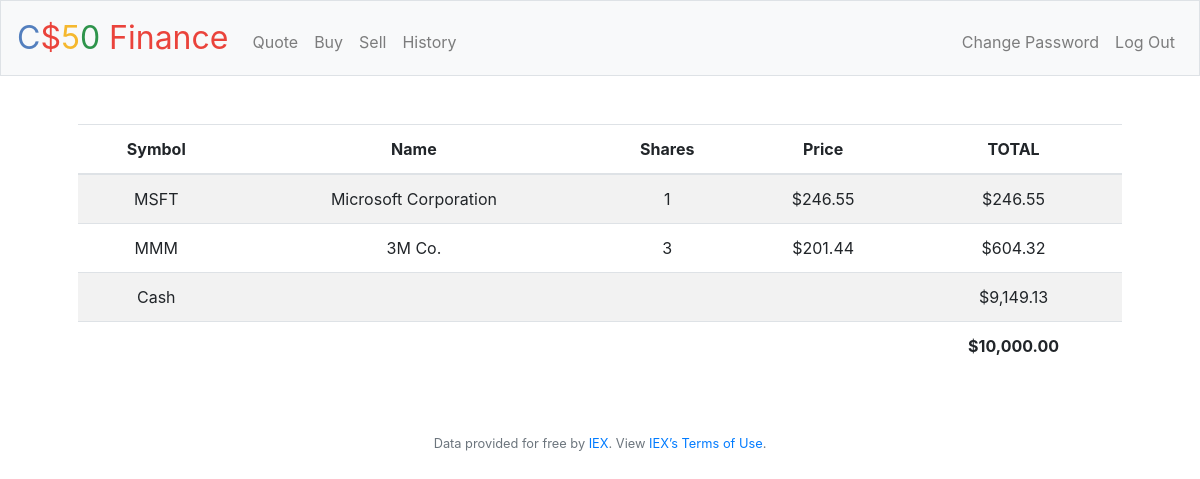
The page / (signed in) on the database its author committed.
### tables this page shows
CREATE TABLE purchases (person_id INTEGER NOT NULL, name TEXT NOT NULL, symbol TEXT NOT NULL, shares NUMERIC NOT NULL, price NUMERIC NOT NULL, buy BOOLEAN, sell BOOLEAN, total NUMERIC NOT NULL, transaction_date TEXT NOT NULL, FOREIGN KEY (person_id) REFERENCES users(id));

### application.py (the view)
@app.route("/")
@login_required
def index():
    items = db.execute("SELECT symbol, name, shares, price, total FROM purchases WHERE person_id = ?", session["user_id"])
    if not items:
        return apology("No data to display", 200)
    cash = 0.0
    money = db.execute("SELECT cash FROM users WHERE id = ?", session["user_id"])
    for entry in money:
        cash = entry["cash"]
    info = db.execute("SELECT SUM(total) FROM purchases WHERE person_id = ?", session["user_id"])
    for item in info:
        total = item["SUM(total)"]
        break
    TOTAL = cash + total
    return render_template("index.html", items=items, cash=usd(cash), TOTAL=usd(TOTAL))

### application.py (called while the page is built)
@app.after_request
def after_request(response):
    response.headers["Cache-Control"] = "no-cache, no-store, must-revalidate"
    response.headers["Expires"] = 0
    response.headers["Pragma"] = "no-cache"
    return response

### helpers.py (called while the page is built)
def login_required(f):
    @wraps(f)
    def decorated_function(*args, **kwargs):
        if session.get("user_id") is None:
            return redirect("/login")
        return f(*args, **kwargs)
    return decorated_function

def usd(value):
    return f"${value:,.2f}"

### templates/index.html (shortened to what this page needs)
{% extends "layout.html" %}
{% block main %}
    <table class="table table-striped">
        <thead>
            <tr>
                <th scope="col">Symbol</th>
                <th scope="col">Name</th>
                <th scope="col">Shares</th>
                <th scope="col">Price</th>
                <th scope="col">TOTAL</th>
            </tr>
        </thead>
        <tbody>
            {% for item in items %}
                <tr>
                    <td>{{ item.symbol }}</td>
                    <td>{{ item.name }}</td>
                    <td>{{ item.shares }}</td>
                    <td>{{ "$%.2f" | format(item.price) }}</td>
                    <td>{{ "$%.2f" | format(item.total) }}</td>
                </tr>
            {% endfor %}
            <tr>
                <td>Cash</td>
                <td></td>
                <td></td>
                <td></td>
                <td>{{ cash }}</td>
            </tr>
            <tr>
                <td></td>
                <td></td>
                <td></td>
                <td></td>
                <td><b>{{ TOTAL }}</b></td>
            </tr>
        </tbody>
    </table>
{% endblock %}

### rows shown on the page
purchases: symbol "MSFT", name "Microsoft Corporation", shares "1", price "$246.55", total "$246.55"
purchases: symbol "MMM", name "3M Co.", shares "3", price "$201.44", total "$604.32"

### other values the page prints
{{ cash }} "$9,149.13"
{{ TOTAL }} "$10,000.00"
